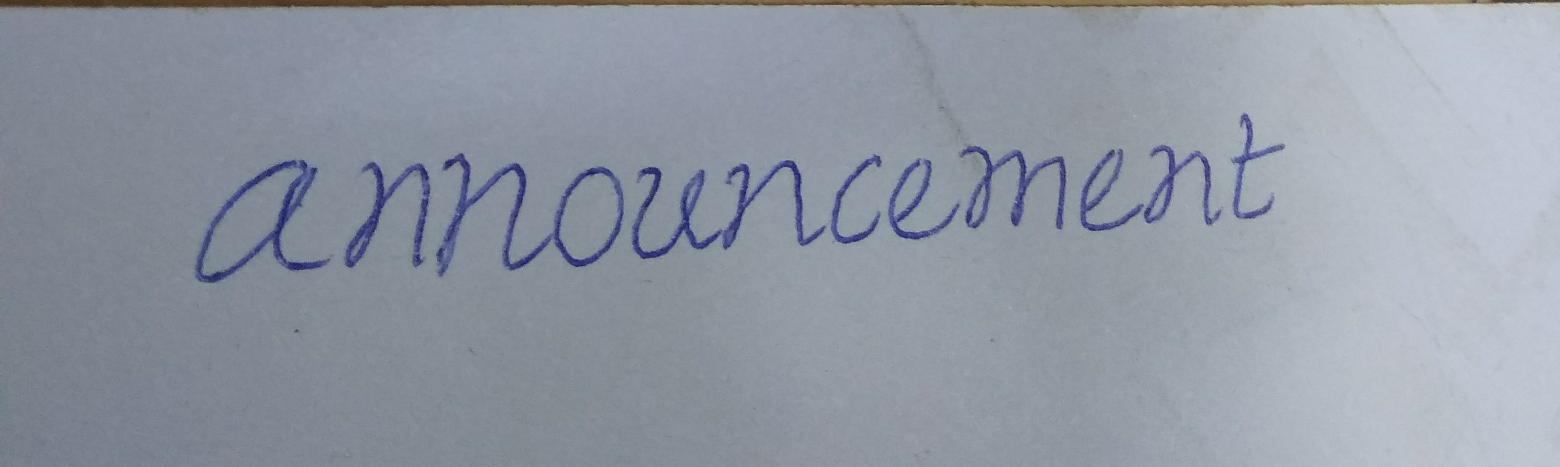
#> input picture handwritten.jpg, 3120 x 933 px (shown at 1/2 size)
$ python main.py
#> lines starting #> are read from the running program, lines starting #| are printed output that depends on the picture; after the words box and inside, x2 and y2 are one past the last pixel; in counts of white or black regions, pixels touching at a corner belong together
# importing necessary libraries
import cv2 as opencv
import numpy as np


def displayOutputs():
    opencv.imshow("Detected characters", src_img)
    opencv.imshow("Preprocessed image", bin_img)
    opencv.imshow("Segmenting characters", final_thr)
    opencv.waitKey(0)
    opencv.destroyAllWindows()

# [82 lines left out: functions array_for_lines, foreline, last_line, last_line_word, last_line_array, refine_last_word and 1 more, not called in this run]


def letter_dimension(contours):
    letter_breadth_sum = 0
    count = 0
    for cnt in contours:
        if opencv.contourArea(cnt) > 20:
            x, y, w, h = opencv.boundingRect(cnt)
            letter_breadth_sum += w
            count += 1
    return letter_breadth_sum / count


def detect_last_word(endmost_local, i, binary_output):
    cnt_y = np.zeros(shape=width)
    for x in range(width):
        for y in range(endmost_local[i], endmost_local[i + 1]):
            if binary_output[y][x] == 255:
                cnt_y[x] += 1

    contours, hierarchy = opencv.findContours(lines_img[i], opencv.RETR_EXTERNAL, opencv.CHAIN_APPROX_SIMPLE)
    letter_breadth_sum = 0
    count = 0
    # getting the mean width
    for cnt in contours:
        if opencv.contourArea(cnt) > 20:
            x, y, w, h = opencv.boundingRect(cnt)
            letter_breadth_sum += w
            count += 1
    if count != 0:
        mean_breadth = letter_breadth_sum / count
    else:
        mean_breadth = 0
    spaces = []
    line_tail = []
    for x in range(len(cnt_y)):
        number = int(0.5 * int(mean_breadth)) - np.count_nonzero(
            cnt_y[x - int(0.25 * int(mean_breadth)):x + int(0.25 * int(mean_breadth))])
        if max(cnt_y[0:x + 1]) >= 3 and number >= 0.4 * int(mean_breadth):
            spaces.append(x)
        if max(cnt_y[x:]) <= 2:
            line_tail.append(x)
    tline_end = min(line_tail) + 10

    ret = []
    fin_spaces = []
    for j in range(len(spaces)):
        if spaces[j] < tline_end:
            if spaces[j] == spaces[j - 1] + 1:
                ret.append(spaces[j - 1])
            elif spaces[j] != spaces[j - 1] + 1 and spaces[j - 1] == spaces[j - 2] + 1:
                ret.append(spaces[j - 1])
                retavg = int(sum(ret) / len(ret))
                fin_spaces.append(retavg)
                ret = []
            elif spaces[j] != spaces[j - 1] + 1 and spaces[j - 1] != spaces[j - 2] + 1 and spaces[j] != spaces[
                j + 1] - 1:
                fin_spaces.append(spaces[j])
        elif spaces[j] == tline_end:
            fin_spaces.append(tline_end)
    for x in fin_spaces:
        final_thr[fin_loc[i]:fin_loc[i + 1], x] = 255
    return fin_spaces


def character_segmentation(lines_img, x_lines, i):
    copy_img = lines_img[i].copy()
    x_linescopy = x_lines[i].copy()

    letter_k = []

    contours, hierarchy = opencv.findContours(copy_img, opencv.RETR_EXTERNAL, opencv.CHAIN_APPROX_SIMPLE)
    for cnt in contours:
        if opencv.contourArea(cnt) > 5:
            x, y, w, h = opencv.boundingRect(cnt)
            letter_k.append((x, y, w, h))

    letter_breadth_sum = 0
    count = 0
    for cnt in contours:
        if opencv.contourArea(cnt) > 20:
            x, y, w, h = opencv.boundingRect(cnt)
            letter_breadth_sum += h
            count += 1

    letter = sorted(letter_k, key=lambda student: student[0])

    for e in range(len(letter)):
        if e < len(letter) - 1:
            if abs(letter[e][0] - letter[e + 1][0]) <= 2:
                x, y, w, h = letter[e]
                x2, y2, w2, h2 = letter[e + 1]
                if h >= h2:
                    letter[e] = (x, y2, w, h + h2)
                    letter.pop(e + 1)
                elif h < h2:
                    letter[e + 1] = (x2, y, w2, h + h2)
                    letter.pop(e)

    for e in range(len(letter)):
        letter_img_tmp = lines_img[i][letter[e][1] - 0:letter[e][1] + letter[e][3] + 0,
                         letter[e][0] - 0:letter[e][0] + letter[e][2] + 0]
        letter_img_tmp = opencv.resize(letter_img_tmp, dsize=(28, 28), interpolation=opencv.INTER_AREA)
        width = letter_img_tmp.shape[1]
        height = letter_img_tmp.shape[0]
        count_y = np.zeros(shape=(width))
        for x in range(width):
            for y in range(height):
                if letter_img_tmp[y][x] == 255:
                    count_y[x] = count_y[x] + 1
                    # check the length of the x_linescopy list before attempting to access an element of it.
                    if len(x_linescopy) > 0:
                        if letter[e][0] < x_linescopy[0]:
                            x_linescopy.insert(0, letter[e][0])

    x_linescopy.pop(0)
    word = 1
    letter_index = 0
    for e in range(len(letter)):
        if letter[e][0] < x_linescopy[0]:
            letter_index += 1
            letter_img_tmp = lines_img[i][letter[e][1] - 0:letter[e][1] + letter[e][3] + 5,
                             letter[e][0] - 2:letter[e][0] + letter[e][2] + 2]
            char_img = opencv.resize(letter_img_tmp, dsize=(28, 28), interpolation=opencv.INTER_AREA)
            opencv.imwrite('./segmented/photo1/' + str(i + 1) + '' + str(word) + '' + str(letter_index) + '.jpg',
                           255 - char_img)
        else:
            x_linescopy.pop(0)
            word += 1
            char_index = 1
            letter_img_tmp = lines_img[i][letter[e][1] - 0:letter[e][1] + letter[e][3] + 5,
                             letter[e][0] - 2:letter[e][0] + letter[e][2] + 2]
            char_img = opencv.resize(letter_img_tmp, dsize=(28, 28), interpolation=opencv.INTER_AREA)
            opencv.imwrite('./segmented/photo1/' + str(i + 1) + '' + str(word) + '' + str(char_index) + '.jpg',
                           255 - char_img)


print("\n---Program launched successfully---\n")
src_img = opencv.imread('./handwritten.jpg', 1)
#> src_img is the input picture: shape (933, 3120, 3); mean B, G, R 163.5, 151.8, 145
copy = src_img.copy()
height = src_img.shape[0]
#> height = 933
width = src_img.shape[1]
#> width = 3120

# Resizing the image
src_img = opencv.resize(copy, dsize=(500, int(500 * height / width)), interpolation=opencv.INTER_AREA)
#> src_img: shape (149, 500, 3)
height = src_img.shape[0]
#> height = 149
width = src_img.shape[1]
#> width = 500
# gray scaling the image
grey_img = opencv.cvtColor(src_img, opencv.COLOR_BGR2GRAY)

# Applying adaptive threshold with the kernel
bin_img = opencv.adaptiveThreshold(grey_img, 255, opencv.ADAPTIVE_THRESH_MEAN_C, opencv.THRESH_BINARY_INV, 21, 20)
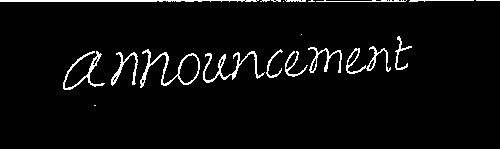
#> bin_img: shape (149, 500); 4.1% white in thin lines or dots, all inside (x1, y1, x2, y2) = (0, 0, 500, 106)
coords = np.column_stack(np.where(bin_img > 0))
#> coords = 3043 pairs, first value 0 to 105, second value 0 to 499
angle = opencv.minAreaRect(coords)[-1]
#> angle = -90
if angle < -45:
    angle = -(90 + angle)
#> angle = 0
else:
    angle = -angle
h = bin_img.shape[0]
#> h = 149
w = bin_img.shape[1]
#> w = 500
center = (w // 2, h // 2)
#> center = (250, 74)
angle = 0
M = opencv.getRotationMatrix2D(center, angle, 1.0)
#> M = [[1, 0, 0], [0, 1, 0]]
bin_img = opencv.warpAffine(bin_img, M, (w, h),
                            flags=opencv.INTER_CUBIC, borderMode=opencv.BORDER_REPLICATE)

bin_img1 = bin_img.copy()
bin_img2 = bin_img.copy()
# structuring the image contents
kernel = opencv.getStructuringElement(opencv.MORPH_ELLIPSE, (3, 3))
kernel1 = np.array([[1, 0, 1], [0, 1, 0], [1, 0, 1]], dtype=np.uint8)

print("Noise elimination successful!")
final_thr = opencv.morphologyEx(bin_img, opencv.MORPH_CLOSE, kernel)
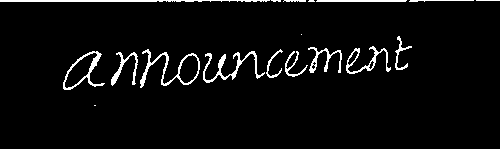
#> final_thr: shape (149, 500); 4.3% white in thin lines or dots, all inside (x1, y1, x2, y2) = (0, 0, 500, 106)
contr_retrival = final_thr.copy()

print("Character Segmentation Started...")
count_x = np.zeros(shape=height)
#> count_x = 149 values from 0 to 0
for y in range(height):
    for x in range(width):
        if bin_img[y][x] == 255:
            count_x[y] = count_x[y] + 1

loc_min = []
for y in range(len(count_x)):
    if 10 <= y <= len(count_x) - 11:
        arr1 = count_x[y - 10:y + 10]
    elif y < 10:
        arr1 = count_x[0:y + 10]
    else:
        arr1 = count_x[y - 10:len(count_x) - 1]
    if min(arr1) == count_x[y]:
        loc_min.append(y)

fin_loc = []
init = []
end = []
for z in range(len(loc_min)):
    if z != 0 and z != len(loc_min) - 1:
        if loc_min[z] != (loc_min[z - 1] + 1) and loc_min[z] != (loc_min[z + 1] - 1):
            fin_loc.append(loc_min[z])
        elif loc_min[z] != (loc_min[z - 1] + 1) and loc_min[z] == (loc_min[z + 1] - 1):
            init.append(loc_min[z])
        elif loc_min[z] == (loc_min[z - 1] + 1) and loc_min[z] != (loc_min[z + 1] - 1):
            end.append(loc_min[z])
    elif z == 0:
        if loc_min[z] != (loc_min[z + 1] - 1):
            fin_loc.append(loc_min[z])
        elif loc_min[z] == (loc_min[z + 1] - 1):
            init.append(loc_min[z])
    elif z == len(loc_min) - 1:
        if loc_min[z] != (loc_min[z - 1] + 1):
            fin_loc.append(loc_min[z])
        elif loc_min[z] == (loc_min[z - 1] + 1):
            end.append(loc_min[z])
for j in range(len(init)):
    mid = (init[j] + end[j]) / 2
    if (mid % 1) != 0:
        mid = mid + 0.5
    fin_loc.append(int(mid))
fin_loc = sorted(fin_loc)
no_of_lines = len(fin_loc) - 1

# checking whether the image contains multiple lines
lines_img = []
# checking average width of each letter to draw contours
for i in range(no_of_lines):
    lines_img.append(bin_img2[fin_loc[i]:fin_loc[i + 1], :])
#> after the loop, lines_img = 4 items
contours, hierarchy = opencv.findContours(contr_retrival, opencv.RETR_EXTERNAL, opencv.CHAIN_APPROX_SIMPLE)
#> contours = 18 contours, 7 with area under 20; largest, box (x1, y1, x2, y2) and area: (63, 51, 105, 90) 732, (140, 49, 200, 88) 690, (203, 51, 265, 83) 280, (346, 46, 391, 74) 274, (0, 0, 270, 2) 206
final_contr = np.zeros((final_thr.shape[0], final_thr.shape[1], 3), dtype=np.uint8)
opencv.drawContours(src_img, contours, -1, (0, 255, 0), 1)
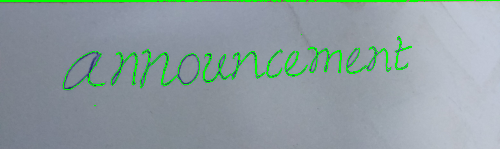
#> src_img: shape (149, 500, 3); mean B, G, R 159.9, 157.2, 142.1
mean_lttr_width = letter_dimension(contours)
#> the loop in letter_dimension, `for cnt in contours:` made 18 passes
#> (cnt, x, y, w, h, letter_breadth_sum) on pass 14: ([[317, 0], [316, 1], [405, 1], [406, 0]], 316, 0, 91, 2, 418)
#> (x, y, w, h, letter_breadth_sum) on passes 2 to 7: (111, 52, 27, 34, 27), (285, 51, 23, 26, 50), (203, 51, 62, 32, 112), (63, 51, 42, 39, 154), (266, 49, 17, 29, 171), (140, 49, 60, 39, 231)
#> after the loop in letter_dimension, `for cnt in contours:`: count = 11; letter_breadth_sum = 688
#> mean_lttr_width = 62.55

x_lines = []
# detect lines in the handwritten image
for i in range(len(lines_img)):
    x_lines.append(detect_last_word(fin_loc, i, bin_img))
#> this loop made 4 passes
#> (contours in detect_last_word, mean_breadth in detect_last_word, tline_end in detect_last_word) on passes 1, 4: ([[[301, 16]]], 0, 10), ([[[94, 8], [95, 8]]], 0, 10)
#> (mean_breadth in detect_last_word, tline_end in detect_last_word) on passes 2 to 3: (16.75, 419), (22.45, 418)
#> after the loop, x_lines = [[], [499, 109, 175, 215, 229, 262, 303, 364, 391, 419], [499, 248, 333, 381, 418], []]

for i in range(len(x_lines)):
    x_lines[i].append(width)
#> this loop made 4 passes

# segmenting letters in the word
opencv.waitKey(0)
for i in range(no_of_lines):
    character_segmentation(lines_img, x_lines, i)
#> this loop made 4 passes
#> contours in character_segmentation on passes 1, 4: [[[301, 16]]], [[[94, 8], [95, 8]]]
#> pass 2, in character_segmentation (call 2), `copy_img = lines_img[i].copy()`:
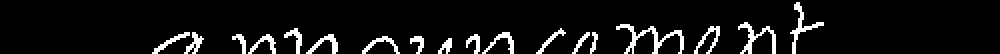
#> copy_img: shape (27, 500) (shown 2 times larger); 7% white in thin lines or dots, all inside (x1, y1, x2, y2) = (76, 1, 412, 27)
#> pass 2, in character_segmentation (call 2), `opencv.imwrite('./segmented/photo1/' + str(i + 1) + '' + str(word) + '..`:
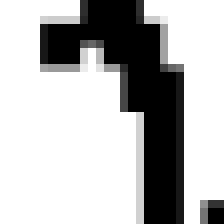
#> saved as 213.jpg: shape (28, 28) (shown 8 times larger); min 0, max 255, mean 183.1

chr_img = bin_img1.copy()

contours, hierarchy = opencv.findContours(chr_img, opencv.RETR_EXTERNAL, opencv.CHAIN_APPROX_SIMPLE)
#> contours = 20 contours, 9 with area under 20; largest, box (x1, y1, x2, y2) and area: (140, 49, 200, 88) 684, (346, 46, 391, 74) 260, (203, 51, 265, 83) 256, (63, 51, 105, 90) 216, (0, 0, 259, 2) 198

for cont in contours:
    if opencv.contourArea(cont) > 20:
        x, y, w, h = opencv.boundingRect(cont)
        opencv.rectangle(src_img, (x, y), (x + w, y + h), (0, 255, 0), 2)
#> this loop made 20 passes
#> (x, y, w, h) on passes 2, 3, 4, 5, 6, 7, 8, 9, 10, 15, 20: (111, 52, 27, 34), (285, 51, 23, 26), (203, 51, 62, 32), (63, 51, 42, 39), (266, 49, 17, 29), (140, 49, 60, 39), (308, 47, 34, 26), (346, 46, 45, 28), (395, 36, 17, 34), (316, 0, 91, 2), (0, 0, 259, 2)
#> cont on passes 1, 11, 12, 13: [[94, 105], [95, 105]], [[301, 34]], [[283, 1]], [[476, 0], [499, 0]]
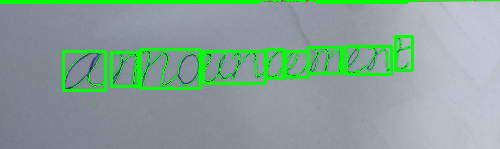
#> src_img: shape (149, 500, 3); 5.33% of pixels changed, all inside (x1, y1, x2, y2) = (0, 0, 414, 92)
# showing the outputs
displayOutputs()
#> in displayOutputs, `opencv.imshow("Segmenting characters", final_thr)`:
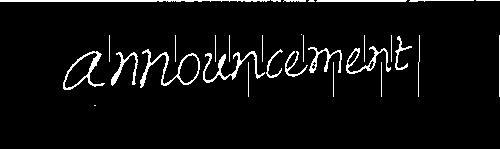
#> window 'Segmenting characters': shape (149, 500); 4.9% white in thin lines or dots, all inside (x1, y1, x2, y2) = (0, 0, 500, 106)
